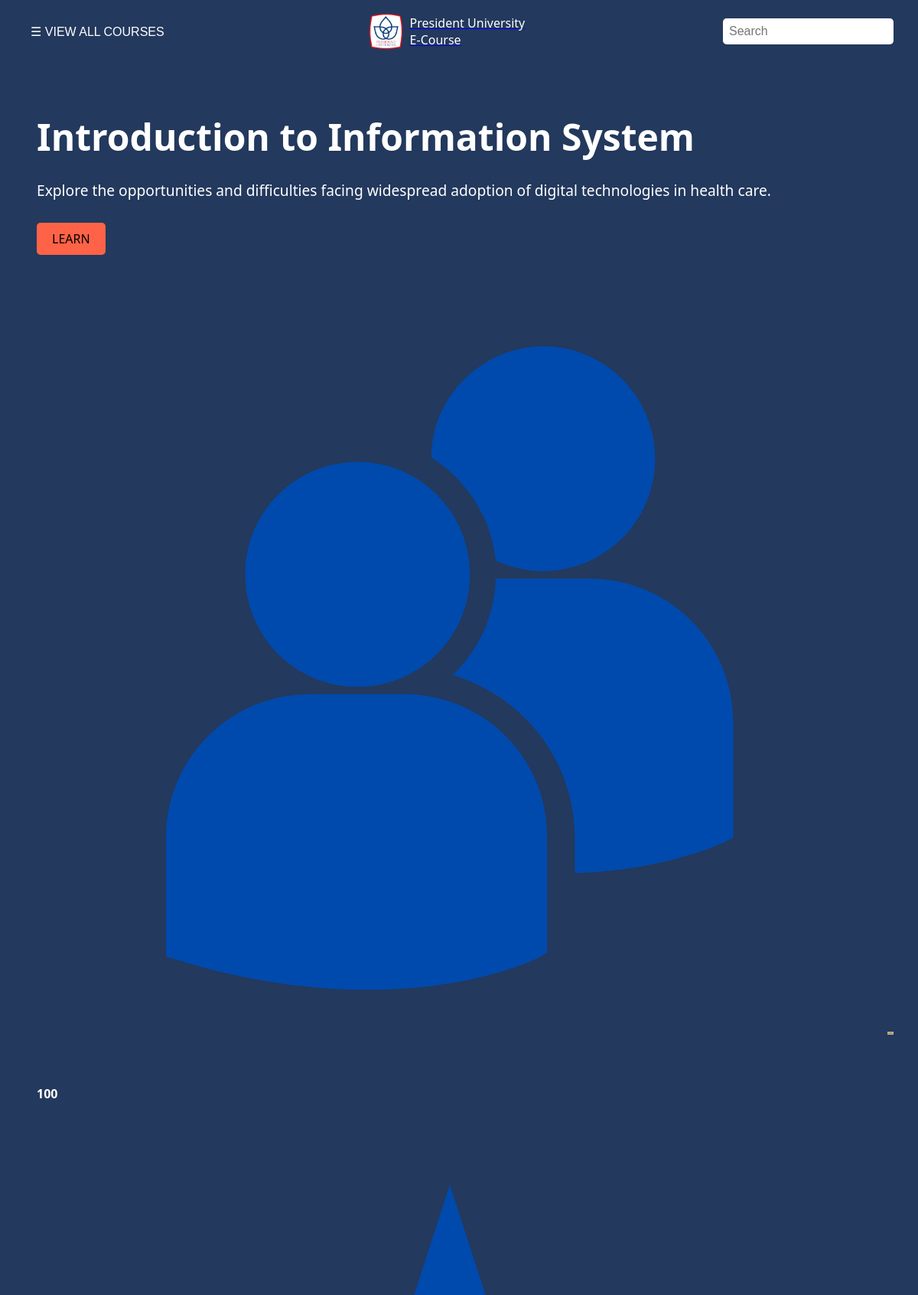
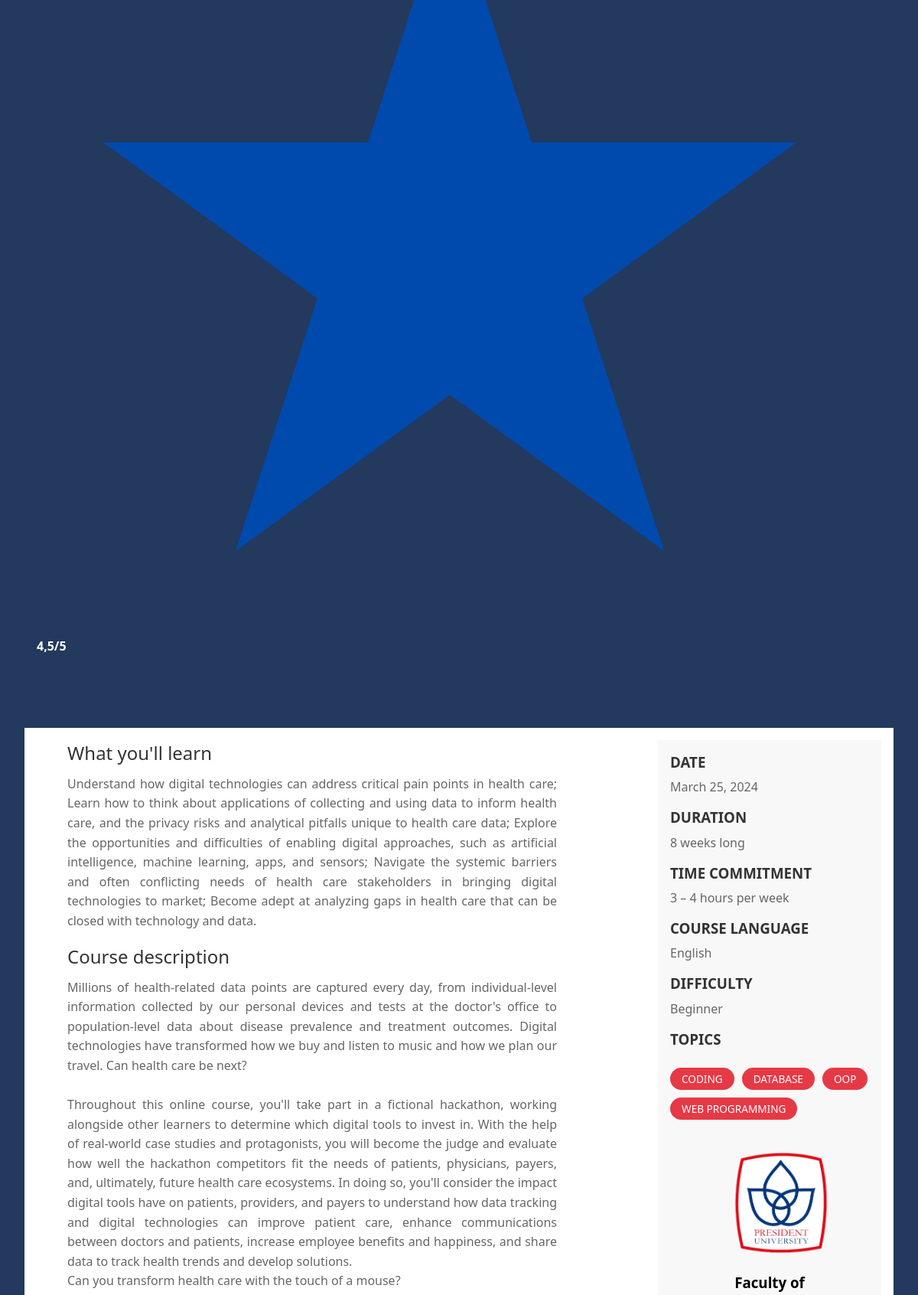
The page /pages/detail_courses.php?course_id=1 (upper part) on the database its author committed (2 pictures, top to bottom).
### tables this page shows
CREATE TABLE `course` (
  `course_id` int(11) NOT NULL,
  `course_name` varchar(50) NOT NULL,
  `description` text NOT NULL,
  `faculty_id` int(11) NOT NULL,
  `major_id` int(11) NOT NULL,
  `material_id` int(11) DEFAULT NULL,
  `img` varchar(255) DEFAULT NULL,
  `start_date` date NOT NULL,
  `price` enum('Free','Paid') NOT NULL,
  `duration` varchar(50) NOT NULL,
  `difficulty` enum('Beginner','Intermediate','Advanced','') NOT NULL,
  `time` varchar(50) NOT NULL,
  `language` varchar(50) NOT NULL,
  `objective` varchar(800) NOT NULL
);

### pages/detail_courses.php (the view, shortened to what this page needs)
<!DOCTYPE html>
<html lang="en">
<head>
    <link rel="stylesheet" href="./css/detail_courses.css">
</head>
<body>
    <?php
    include 'conn.php';
    if (isset($_GET['course_id'])) {
        $course_id = $_GET['course_id'];
        $sql = "SELECT * FROM course WHERE course_id = ?";
        $stmt = $conn->prepare($sql);
        $stmt->bind_param("i", $course_id);
        $stmt->execute();
        $result = $stmt->get_result();
        if ($row = $result->fetch_assoc()) {
            $course_name = $row['course_name'];
            $course_description = $row['description'];
            $img = "../assets/images/filter/" . $row['img'];
            $start_date = new DateTime($row['start_date']);
            $duration = $row['duration'];
            $time_commitment = $row['time'];
            $course_language = $row['language'];
            $difficulty = $row['difficulty'];
            $objectives = isset($row['objective']) ? explode('|', $row['objective']) : [];
        } else {
            echo "Course not found!";
        }
    } else {
        echo "Error: Course ID not provided in the URL";
        exit;
    }
    ?>
    <header class="header">
        <div class="header-top">
            <a href="http://localhost:8080/eBusiness/webiste/pages/filter2.php">
                <button class="menu-button">☰ VIEW ALL COURSES</button>
            </a>
            <div class="logo-container">
                <img src="../assets/images/courses_detail/President_University_Logo.png" alt="President University Logo" class="university-logo">
                <a href="http://localhost:8080/eBusiness/webiste/pages/homepage.php"><span style="color: white;">President University <br> E-Course</span></a>
            </div>
            <input type="search" placeholder="Search" class="search-box">
        </div>
        <div class="header-main">
            <div class="header-content">
                <h1><?= htmlspecialchars($course_name) ?></h1>
                <p>Explore the opportunities and difficulties facing widespread adoption of digital technologies in health care.</p>
                <a href="http://localhost:8080/eBusiness/webiste/pages/learn.php?course_id=<?= $course_id ?>&week_id=1" class="learn-more-btn">LEARN</a>
                <div class="retangle">
                    <span class="people">
                        <img src="/people.png" alt="" />
                        <b>100</b>
                    </span>
                    <span class="star">
                        <img src="/star.png" alt="" />
                        <b>4,5/5</b>
                    </span>
                </div>
            </div>
            <div class="header-image">
                <img src="<?= htmlspecialchars($img) ?>" alt="Course Image">
            </div>
        </div>
    </header>
    <main class="course-main">
        <section class="course-content">
            <h2>What you'll learn</h2>
            <div class="learning-objectives">
                <?php foreach ($objectives as $objective) : ?>
                    <p><?= htmlspecialchars($objective) ?></p>
                <?php endforeach; ?>
            </div>
            <h2>Course description</h2>
            <p> <?php echo nl2br(htmlspecialchars($course_description)); ?> </p>
        </section>
        <aside class="course-sidebar">
            <div class="sidebar-section">
                <h3>DATE</h3>
                <p><?= $start_date->format('F d, Y') ?></p>
            </div>
            <div class="sidebar-section">
                <h3>DURATION</h3>
                <p><?= htmlspecialchars($duration) ?></p>
            </div>
            <div class="sidebar-section">
                <h3>TIME COMMITMENT</h3>
                <p><?= htmlspecialchars($time_commitment) ?></p>
            </div>
            <div class="sidebar-section">
                <h3>COURSE LANGUAGE</h3>
                <p><?= htmlspecialchars($course_language) ?></p>
            </div>
            <div class="sidebar-section">
                <h3>DIFFICULTY</h3>
                <p><?= htmlspecialchars($difficulty) ?></p>
            </div>
            <div class="sidebar-section">
                <h3>TOPICS</h3>
                <div class="course-topics">
                    <span class="topic-tag">CODING</span>
                    <span class="topic-tag">DATABASE</span>
                    <span class="topic-tag">OOP</span>
                    <span class="topic-tag">WEB PROGRAMMING</span>
                </div>
            </div>
            <br>
            <div class="logo-container-sidebar">
                <img src="../assets/images/courses_detail/President_University_Logo.png" alt="President University Logo" class="sidebar-logo">
            </div>
            <div class="sidebar-section">
                <h3 style="text-align: center; color: black;">Faculty of</h3>
            </div>
        </aside>
    </main>
</body>
</html>

### pages/css/detail_courses.css (style rules this page uses)
* { margin: 0; padding: 0; box-sizing: border-box; }
body { font-family: 'Segoe UI', Tahoma, Geneva, Verdana, sans-serif; color: white; background-color: #23395d; }
.header-top { display: flex; justify-content: space-between; align-items: center; padding: 1em 2em; }
.menu-button { background-color: transparent; color: white; border: none; cursor: pointer; font-size: 1em; padding: 0.5em; }
.logo-container { display: flex; align-items: center; }
.university-logo { height: 50px; margin-right: 0.5em; }
.search-box { padding: 0.5em; font-size: 1em; border: none; border-radius: 0.3em; }
.header-content { text-align: center; padding: 2em 1em; }
.header-content h1 { font-size: 3em; margin-bottom: 0.5em; }
.header-content p { font-size: 1.2em; margin-bottom: 1.5em; }
.learn-more-btn { display: inline-block; padding: 10px 20px; background-color: #ff6347; color: black; text-align: center; text-decoration: none; border: none; border-radius: 5px; transition: background-color 0.3s; }
.header-main { display: flex; justify-content: space-between; align-items: center; padding: 2em; }
.header-content { flex: 1; text-align: left; padding-right: 2em; }
.header-image { flex: 1; text-align: right; }
.header-image img { width: 500px; height: auto; max-width: 100%; }
.course-main { display: flex; margin: 2em; padding: 1em; background-color: #fff; }
.course-content { flex: 3; margin-right: 2em; }
.course-sidebar { flex: 1; background-color: #f8f8f8; padding: 1em; }
.sidebar-section h3 { color: #333; font-weight: bold; margin-bottom: 0.5em; }
.sidebar-section p { color: #666; margin-bottom: 1em; }
.sidebar-logo { max-width: 50%; height: auto; margin-bottom: 1em; margin-left: 5em; }
.course-topics { display: flex; flex-wrap: wrap; gap: 10px; padding: 1em 0; }
.topic-tag { display: inline-block; padding: 5px 15px; font-size: 0.85em; background-color: #e63946; color: white; border-radius: 15px; white-space: nowrap; cursor: default; user-select: none; }
.course-content h2 { font-size: 1.5em; color: #333; margin-bottom: 0.5em; font-weight: normal; text-align: left; padding-left: 40px; }
.course-content p { font-size: 1em; color: #666; line-height: 1.6; margin-bottom: 1em; text-align: justify; padding-right: 100px; padding-left: 40px; }

### rows shown on the page
course: course_name "Introduction to Information System", img (picture), objective "Understand how digital technologies can address critical pain points in health care; Learn how to think about applications of collecting and using data to inform health care, and the privacy risks and analytical pitfalls unique to health care data; Explore the opportunities and difficulties of enabling digital approaches, such as artificial intelligence, machine learning, apps, and sensors; Navigate the systemic barriers and often conflicting needs of health care stakeholders in bringing digital technologies to market; Become adept at analyzing gaps in health care that can be closed with technology and data.", description "Millions of health-related data points are captured every day, from individual-level information collected by our personal devices and tests at the doctor's office to population-level data about disease prevalence and treatment outcomes. Digital technologies have transformed how we buy and listen to music and how we plan our travel. Can health care be next? Throughout this online course, you'll take part in a fictional hackathon, working alongside other learners to determine which digital tools to invest in. With the help of real-world case studies and protagonists, you will become the judge and evaluate how well the hackathon competitors fit the needs of patients, physicians, payers, and,…", start_date "March 25, 2024", duration "8 weeks long", time "3 – 4 hours per week", language "English", difficulty "Beginner"
